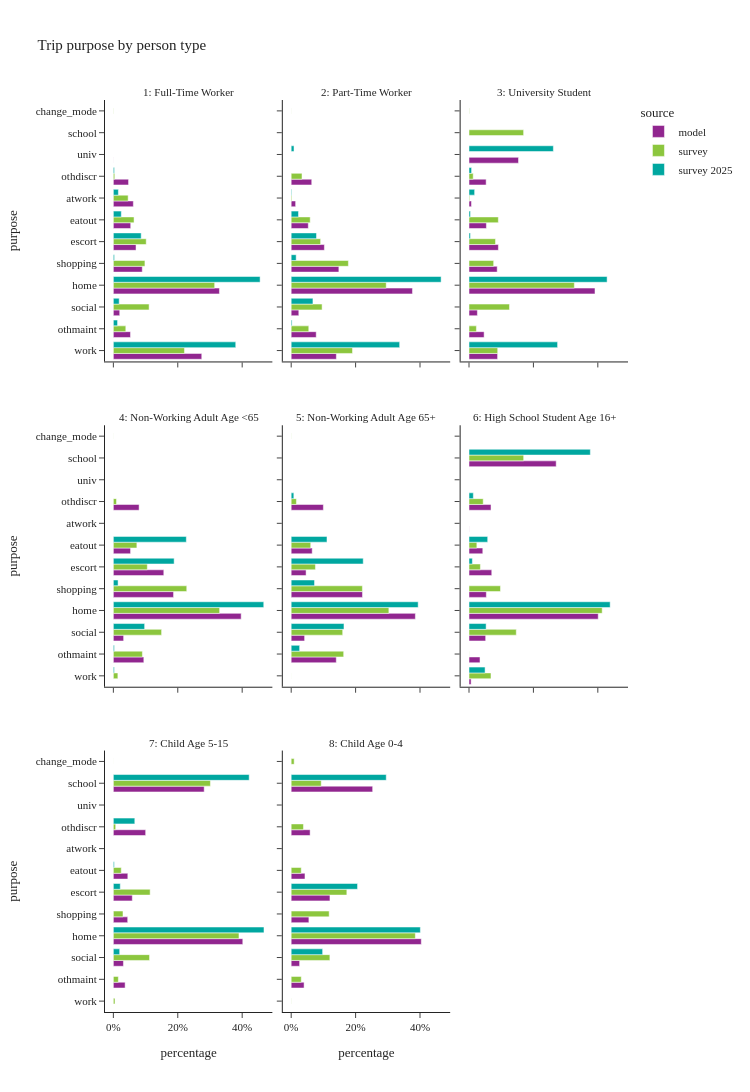

The notebook cell saved with this chart:
### Code cell
util.plot_share_facetbar(trip_data, 'trip_weight', share_col="purpose", title="Trip purpose by person type", 
                         facet_col="ptype_label", facet_col_wrap=3, height=1200)

### Figure 1 — Plotly figure (JSON) as saved in the notebook; plotly's stock layout.template omitted (floating-point values rounded to 4 significant figures)
{"data": [{"alignmentgroup": "True", "customdata": [[1676005], [324345], [120348], [2011176], [547817], [429479], [328829], [378606], [287791], [1681]], "hovertemplate": "source=model<br>ptype_label=1: Full-Time Worker<br>percentage=%{x}<br>purpose=%{y}<br>sample_size=%{customdata[0]}<extra></extra>", "legendgroup": "model", "marker": {"color": "#91268F", "pattern": {"shape": ""}}, "name": "model", "offsetgroup": "model", "orientation": "h", "showlegend": true, "textposition": "auto", "type": "bar", "x": [0.2745, 0.05312, 0.01971, 0.3294, 0.08972, 0.07034, 0.05385, 0.062, 0.04713, 0.0002753], "xaxis": "x7", "y": ["work", "othmaint", "social", "home", "shopping", "escort", "eatout", "atwork", "othdiscr", "univ"], "yaxis": "y7"}, {"alignmentgroup": "True", "customdata": [[180908], [100192], [30501], [485765], [191002], [132938], [68480], [17812], [82318]], "hovertemplate": "source=model<br>ptype_label=2: Part-Time Worker<br>percentage=%{x}<br>purpose=%{y}<br>sample_size=%{customdata[0]}<extra></extra>", "legendgroup": "model", "marker": {"color": "#91268F", "pattern": {"shape": ""}}, "name": "model", "offsetgroup": "model", "orientation": "h", "showlegend": false, "textposition": "auto", "type": "bar", "x": [0.1402, 0.07767, 0.02365, 0.3766, 0.1481, 0.1031, 0.05309, 0.01381, 0.06382], "xaxis": "x8", "y": ["work", "othmaint", "social", "home", "shopping", "escort", "eatout", "atwork", "othdiscr"], "yaxis": "y8"}, {"alignmentgroup": "True", "customdata": [[47703], [25222], [13962], [210307], [47041], [49040], [29024], [4073], [28588], [82595]], "hovertemplate": "source=model<br>ptype_label=3: University Student<br>percentage=%{x}<br>purpose=%{y}<br>sample_size=%{customdata[0]}<extra></extra>", "legendgroup": "model", "marker": {"color": "#91268F", "pattern": {"shape": ""}}, "name": "model", "offsetgroup": "model", "orientation": "h", "showlegend": false, "textposition": "auto", "type": "bar", "x": [0.08874, 0.04692, 0.02597, 0.3912, 0.08751, 0.09123, 0.05399, 0.007577, 0.05318, 0.1536], "xaxis": "x9", "y": ["work", "othmaint", "social", "home", "shopping", "escort", "eatout", "atwork", "othdiscr", "univ"], "yaxis": "y9"}, {"alignmentgroup": "True", "customdata": [[175867], [59214], [738037], [347517], [291184], [99234], [148551]], "hovertemplate": "source=model<br>ptype_label=4: Non-Working Adult Age <65<br>percentage=%{x}<br>purpose=%{y}<br>sample_size=%{customdata[0]}<extra></extra>", "legendgroup": "model", "marker": {"color": "#91268F", "pattern": {"shape": ""}}, "name": "model", "offsetgroup": "model", "orientation": "h", "showlegend": false, "textposition": "auto", "type": "bar", "x": [0.09457, 0.03184, 0.3969, 0.1869, 0.1566, 0.05336, 0.07988], "xaxis": "x4", "y": ["othmaint", "social", "home", "shopping", "escort", "eatout", "othdiscr"], "yaxis": "y4"}, {"alignmentgroup": "True", "customdata": [[209375], [62324], [576762], [331077], [69150], [97556], [149431]], "hovertemplate": "source=model<br>ptype_label=5: Non-Working Adult Age 65+<br>percentage=%{x}<br>purpose=%{y}<br>sample_size=%{customdata[0]}<extra></extra>", "legendgroup": "model", "marker": {"color": "#91268F", "pattern": {"shape": ""}}, "name": "model", "offsetgroup": "model", "orientation": "h", "showlegend": false, "textposition": "auto", "type": "bar", "x": [0.14, 0.04167, 0.3856, 0.2214, 0.04623, 0.06523, 0.09991], "xaxis": "x5", "y": ["othmaint", "social", "home", "shopping", "escort", "eatout", "othdiscr"], "yaxis": "y5"}, {"alignmentgroup": "True", "customdata": [[2436], [12805], [19374], [150422], [20157], [26464], [101470], [16039], [87], [25603]], "hovertemplate": "source=model<br>ptype_label=6: High School Student Age 16+<br>percentage=%{x}<br>purpose=%{y}<br>sample_size=%{customdata[0]}<extra></extra>", "legendgroup": "model", "marker": {"color": "#91268F", "pattern": {"shape": ""}}, "name": "model", "offsetgroup": "model", "orientation": "h", "showlegend": false, "textposition": "auto", "type": "bar", "x": [0.006498, 0.03416, 0.05168, 0.4013, 0.05377, 0.0706, 0.2707, 0.04279, 0.0002321, 0.0683], "xaxis": "x6", "y": ["work", "othmaint", "social", "home", "shopping", "escort", "school", "eatout", "atwork", "othdiscr"], "yaxis": "y6"}, {"alignmentgroup": "True", "customdata": [[56693], [48543], [624461], [69093], [91269], [438230], [69717], [155766]], "hovertemplate": "source=model<br>ptype_label=7: Child Age 5-15<br>percentage=%{x}<br>purpose=%{y}<br>sample_size=%{customdata[0]}<extra></extra>", "legendgroup": "model", "marker": {"color": "#91268F", "pattern": {"shape": ""}}, "name": "model", "offsetgroup": "model", "orientation": "h", "showlegend": false, "textposition": "auto", "type": "bar", "x": [0.03649, 0.03124, 0.4019, 0.04447, 0.05874, 0.282, 0.04487, 0.1003], "xaxis": "x", "y": ["othmaint", "social", "home", "shopping", "escort", "school", "eatout", "othdiscr"], "yaxis": "y"}, {"alignmentgroup": "True", "customdata": [[23222], [15178], [234534], [31896], [69855], [146863], [24862], [34094]], "hovertemplate": "source=model<br>ptype_label=8: Child Age 0-4<br>percentage=%{x}<br>purpose=%{y}<br>sample_size=%{customdata[0]}<extra></extra>", "legendgroup": "model", "marker": {"color": "#91268F", "pattern": {"shape": ""}}, "name": "model", "offsetgroup": "model", "orientation": "h", "showlegend": false, "textposition": "auto", "type": "bar", "x": [0.04, 0.02615, 0.404, 0.05495, 0.1203, 0.253, 0.04283, 0.05873], "xaxis": "x2", "y": ["othmaint", "social", "home", "shopping", "escort", "school", "eatout", "othdiscr"], "yaxis": "y2"}, {"alignmentgroup": "True", "customdata": [[2156], [336], [1266], [3418], [829], [641], [630], [374], [49], [16]], "hovertemplate": "source=survey<br>ptype_label=1: Full-Time Worker<br>percentage=%{x}<br>purpose=%{y}<br>sample_size=%{customdata[0]}<extra></extra>", "legendgroup": "survey", "marker": {"color": "#8CC63E", "pattern": {"shape": ""}}, "name": "survey", "offsetgroup": "survey", "orientation": "h", "showlegend": true, "textposition": "auto", "type": "bar", "x": [0.2208, 0.03858, 0.111, 0.3145, 0.098, 0.102, 0.06421, 0.04587, 0.004225, 0.0007776], "xaxis": "x7", "y": ["work", "othmaint", "social", "home", "shopping", "escort", "eatout", "atwork", "othdiscr", "change_mode"], "yaxis": "y7"}, {"alignmentgroup": "True", "customdata": [[505], [211], [467], [1011], [386], [240], [183], [29], [45], [3]], "hovertemplate": "source=survey<br>ptype_label=2: Part-Time Worker<br>percentage=%{x}<br>purpose=%{y}<br>sample_size=%{customdata[0]}<extra></extra>", "legendgroup": "survey", "marker": {"color": "#8CC63E", "pattern": {"shape": ""}}, "name": "survey", "offsetgroup": "survey", "orientation": "h", "showlegend": false, "textposition": "auto", "type": "bar", "x": [0.1904, 0.05458, 0.09596, 0.2951, 0.1776, 0.09136, 0.05901, 0.002115, 0.03359, 0.0002915], "xaxis": "x8", "y": ["work", "othmaint", "social", "home", "shopping", "escort", "eatout", "atwork", "othdiscr", "change_mode"], "yaxis": "y8"}, {"alignmentgroup": "True", "customdata": [[86], [29], [149], [343], [94], [51], [117], [58], [20], [49], [3]], "hovertemplate": "source=survey<br>ptype_label=3: University Student<br>percentage=%{x}<br>purpose=%{y}<br>sample_size=%{customdata[0]}<extra></extra>", "legendgroup": "survey", "marker": {"color": "#8CC63E", "pattern": {"shape": ""}}, "name": "survey", "offsetgroup": "survey", "orientation": "h", "showlegend": false, "textposition": "auto", "type": "bar", "x": [0.08909, 0.02293, 0.1257, 0.3271, 0.07654, 0.08233, 0.1696, 0.09108, 0.001982, 0.01301, 0.0007028], "xaxis": "x9", "y": ["work", "othmaint", "social", "home", "shopping", "escort", "school", "eatout", "atwork", "othdiscr", "change_mode"], "yaxis": "y9"}, {"alignmentgroup": "True", "customdata": [[21], [243], [514], [962], [550], [247], [185], [36], [2]], "hovertemplate": "source=survey<br>ptype_label=4: Non-Working Adult Age <65<br>percentage=%{x}<br>purpose=%{y}<br>sample_size=%{customdata[0]}<extra></extra>", "legendgroup": "survey", "marker": {"color": "#8CC63E", "pattern": {"shape": ""}}, "name": "survey", "offsetgroup": "survey", "orientation": "h", "showlegend": false, "textposition": "auto", "type": "bar", "x": [0.01397, 0.09015, 0.1497, 0.3299, 0.2279, 0.1054, 0.07298, 0.009673, 0.0003247], "xaxis": "x4", "y": ["work", "othmaint", "social", "home", "shopping", "escort", "eatout", "othdiscr", "change_mode"], "yaxis": "y4"}, {"alignmentgroup": "True", "customdata": [[2], [349], [567], [1015], [591], [190], [190], [71], [2]], "hovertemplate": "source=survey<br>ptype_label=5: Non-Working Adult Age 65+<br>percentage=%{x}<br>purpose=%{y}<br>sample_size=%{customdata[0]}<extra></extra>", "legendgroup": "survey", "marker": {"color": "#8CC63E", "pattern": {"shape": ""}}, "name": "survey", "offsetgroup": "survey", "orientation": "h", "showlegend": false, "textposition": "auto", "type": "bar", "x": [0.0001631, 0.163, 0.1599, 0.3033, 0.2211, 0.07528, 0.06064, 0.01618, 0.0004252], "xaxis": "x5", "y": ["work", "othmaint", "social", "home", "shopping", "escort", "eatout", "othdiscr", "change_mode"], "yaxis": "y5"}, {"alignmentgroup": "True", "customdata": [[10], [1], [35], [79], [10], [8], [45], [10], [4]], "hovertemplate": "source=survey<br>ptype_label=6: High School Student Age 16+<br>percentage=%{x}<br>purpose=%{y}<br>sample_size=%{customdata[0]}<extra></extra>", "legendgroup": "survey", "marker": {"color": "#8CC63E", "pattern": {"shape": ""}}, "name": "survey", "offsetgroup": "survey", "orientation": "h", "showlegend": false, "textposition": "auto", "type": "bar", "x": [0.06824, 0.0002865, 0.1468, 0.4136, 0.09771, 0.0353, 0.1697, 0.02434, 0.04405], "xaxis": "x6", "y": ["work", "othmaint", "social", "home", "shopping", "escort", "school", "eatout", "othdiscr"], "yaxis": "y6"}, {"alignmentgroup": "True", "customdata": [[9], [52], [218], [681], [53], [166], [484], [77], [29], [2]], "hovertemplate": "source=survey<br>ptype_label=7: Child Age 5-15<br>percentage=%{x}<br>purpose=%{y}<br>sample_size=%{customdata[0]}<extra></extra>", "legendgroup": "survey", "marker": {"color": "#8CC63E", "pattern": {"shape": ""}}, "name": "survey", "offsetgroup": "survey", "orientation": "h", "showlegend": false, "textposition": "auto", "type": "bar", "x": [0.004979, 0.0154, 0.1123, 0.39, 0.02987, 0.1142, 0.3014, 0.02448, 0.007198, 0.0001868], "xaxis": "x", "y": ["work", "othmaint", "social", "home", "shopping", "escort", "school", "eatout", "othdiscr", "change_mode"], "yaxis": "y"}, {"alignmentgroup": "True", "customdata": [[2], [23], [125], [273], [69], [124], [90], [46], [15], [2]], "hovertemplate": "source=survey<br>ptype_label=8: Child Age 0-4<br>percentage=%{x}<br>purpose=%{y}<br>sample_size=%{customdata[0]}<extra></extra>", "legendgroup": "survey", "marker": {"color": "#8CC63E", "pattern": {"shape": ""}}, "name": "survey", "offsetgroup": "survey", "orientation": "h", "showlegend": false, "textposition": "auto", "type": "bar", "x": [0.0005594, 0.0313, 0.1201, 0.3855, 0.1179, 0.1728, 0.09325, 0.03121, 0.03809, 0.009249], "xaxis": "x2", "y": ["work", "othmaint", "social", "home", "shopping", "escort", "school", "eatout", "othdiscr", "change_mode"], "yaxis": "y2"}, {"alignmentgroup": "True", "customdata": [[436], [16], [27], [506], [8], [61], [54], [30], [5]], "hovertemplate": "source=survey 2025<br>ptype_label=1: Full-Time Worker<br>percentage=%{x}<br>purpose=%{y}<br>sample_size=%{customdata[0]}<extra></extra>", "legendgroup": "survey 2025", "marker": {"color": "#00A7A0", "pattern": {"shape": ""}}, "name": "survey 2025", "offsetgroup": "survey 2025", "orientation": "h", "showlegend": true, "textposition": "auto", "type": "bar", "x": [0.38, 0.013, 0.01803, 0.4557, 0.00349, 0.08635, 0.02461, 0.01556, 0.003297], "xaxis": "x7", "y": ["work", "othmaint", "social", "home", "shopping", "escort", "eatout", "atwork", "othdiscr"], "yaxis": "y7"}, {"alignmentgroup": "True", "customdata": [[63], [2], [9], [90], [5], [17], [11], [2], [2]], "hovertemplate": "source=survey 2025<br>ptype_label=2: Part-Time Worker<br>percentage=%{x}<br>purpose=%{y}<br>sample_size=%{customdata[0]}<extra></extra>", "legendgroup": "survey 2025", "marker": {"color": "#00A7A0", "pattern": {"shape": ""}}, "name": "survey 2025", "offsetgroup": "survey 2025", "orientation": "h", "showlegend": false, "textposition": "auto", "type": "bar", "x": [0.3368, 0.002718, 0.06758, 0.4656, 0.01544, 0.07861, 0.02273, 0.001789, 0.008739], "xaxis": "x8", "y": ["work", "othmaint", "social", "home", "shopping", "escort", "eatout", "atwork", "univ"], "yaxis": "y8"}, {"alignmentgroup": "True", "customdata": [[18], [34], [2], [1], [2], [3], [20]], "hovertemplate": "source=survey 2025<br>ptype_label=3: University Student<br>percentage=%{x}<br>purpose=%{y}<br>sample_size=%{customdata[0]}<extra></extra>", "legendgroup": "survey 2025", "marker": {"color": "#00A7A0", "pattern": {"shape": ""}}, "name": "survey 2025", "offsetgroup": "survey 2025", "orientation": "h", "showlegend": false, "textposition": "auto", "type": "bar", "x": [0.275, 0.4289, 0.004294, 0.004439, 0.01743, 0.007958, 0.262], "xaxis": "x9", "y": ["work", "home", "escort", "eatout", "atwork", "othdiscr", "univ"], "yaxis": "y9"}, {"alignmentgroup": "True", "customdata": [[1], [2], [13], [49], [3], [23], [16]], "hovertemplate": "source=survey 2025<br>ptype_label=4: Non-Working Adult Age <65<br>percentage=%{x}<br>purpose=%{y}<br>sample_size=%{customdata[0]}<extra></extra>", "legendgroup": "survey 2025", "marker": {"color": "#00A7A0", "pattern": {"shape": ""}}, "name": "survey 2025", "offsetgroup": "survey 2025", "orientation": "h", "showlegend": false, "textposition": "auto", "type": "bar", "x": [0.002944, 0.003083, 0.09711, 0.467, 0.01461, 0.1887, 0.2266], "xaxis": "x4", "y": ["work", "othmaint", "social", "home", "shopping", "escort", "eatout"], "yaxis": "y4"}, {"alignmentgroup": "True", "customdata": [[16], [47], [109], [12], [15], [45], [5]], "hovertemplate": "source=survey 2025<br>ptype_label=5: Non-Working Adult Age 65+<br>percentage=%{x}<br>purpose=%{y}<br>sample_size=%{customdata[0]}<extra></extra>", "legendgroup": "survey 2025", "marker": {"color": "#00A7A0", "pattern": {"shape": ""}}, "name": "survey 2025", "offsetgroup": "survey 2025", "orientation": "h", "showlegend": false, "textposition": "auto", "type": "bar", "x": [0.02623, 0.1639, 0.3943, 0.07246, 0.2237, 0.1112, 0.008186], "xaxis": "x5", "y": ["othmaint", "social", "home", "shopping", "escort", "eatout", "othdiscr"], "yaxis": "y5"}, {"alignmentgroup": "True", "customdata": [[2], [1], [33], [2], [29], [4], [3]], "hovertemplate": "source=survey 2025<br>ptype_label=6: High School Student Age 16+<br>percentage=%{x}<br>purpose=%{y}<br>sample_size=%{customdata[0]}<extra></extra>", "legendgroup": "survey 2025", "marker": {"color": "#00A7A0", "pattern": {"shape": ""}}, "name": "survey 2025", "offsetgroup": "survey 2025", "orientation": "h", "showlegend": false, "textposition": "auto", "type": "bar", "x": [0.0499, 0.05312, 0.4383, 0.01041, 0.3768, 0.05801, 0.01345], "xaxis": "x6", "y": ["work", "social", "home", "escort", "school", "eatout", "othdiscr"], "yaxis": "y6"}, {"alignmentgroup": "True", "customdata": [[1], [8], [137], [7], [131], [3], [7]], "hovertemplate": "source=survey 2025<br>ptype_label=7: Child Age 5-15<br>percentage=%{x}<br>purpose=%{y}<br>sample_size=%{customdata[0]}<extra></extra>", "legendgroup": "survey 2025", "marker": {"color": "#00A7A0", "pattern": {"shape": ""}}, "name": "survey 2025", "offsetgroup": "survey 2025", "orientation": "h", "showlegend": false, "textposition": "auto", "type": "bar", "x": [8.877e-05, 0.01958, 0.4677, 0.02143, 0.4218, 0.002867, 0.06654], "xaxis": "x", "y": ["othmaint", "social", "home", "escort", "school", "eatout", "othdiscr"], "yaxis": "y"}, {"alignmentgroup": "True", "customdata": [[3], [26], [1], [8], [22]], "hovertemplate": "source=survey 2025<br>ptype_label=8: Child Age 0-4<br>percentage=%{x}<br>purpose=%{y}<br>sample_size=%{customdata[0]}<extra></extra>", "legendgroup": "survey 2025", "marker": {"color": "#00A7A0", "pattern": {"shape": ""}}, "name": "survey 2025", "offsetgroup": "survey 2025", "orientation": "h", "showlegend": false, "textposition": "auto", "type": "bar", "x": [0.09767, 0.4011, -1.795e-05, 0.2061, 0.2952], "xaxis": "x2", "y": ["social", "home", "shopping", "escort", "school"], "yaxis": "y2"}], "layout": {"annotations": [{"font": {}, "showarrow": false, "text": "7: Child Age 5-15", "x": 0.16, "xanchor": "center", "xref": "paper", "y": 0.2867, "yanchor": "bottom", "yref": "paper"}, {"font": {}, "showarrow": false, "text": "8: Child Age 0-4", "x": 0.5, "xanchor": "center", "xref": "paper", "y": 0.2867, "yanchor": "bottom", "yref": "paper"}, {"font": {}, "showarrow": false, "text": "4: Non-Working Adult Age <65", "x": 0.16, "xanchor": "center", "xref": "paper", "y": 0.6433, "yanchor": "bottom", "yref": "paper"}, {"font": {}, "showarrow": false, "text": "5: Non-Working Adult Age 65+", "x": 0.5, "xanchor": "center", "xref": "paper", "y": 0.6433, "yanchor": "bottom", "yref": "paper"}, {"font": {}, "showarrow": false, "text": "6: High School Student Age 16+", "x": 0.84, "xanchor": "center", "xref": "paper", "y": 0.6433, "yanchor": "bottom", "yref": "paper"}, {"font": {}, "showarrow": false, "text": "1: Full-Time Worker", "x": 0.16, "xanchor": "center", "xref": "paper", "y": 1.0, "yanchor": "bottom", "yref": "paper"}, {"font": {}, "showarrow": false, "text": "2: Part-Time Worker", "x": 0.5, "xanchor": "center", "xref": "paper", "y": 1.0, "yanchor": "bottom", "yref": "paper"}, {"font": {}, "showarrow": false, "text": "3: University Student", "x": 0.84, "xanchor": "center", "xref": "paper", "y": 1.0, "yanchor": "bottom", "yref": "paper"}], "barmode": "group", "height": 1200, "legend": {"title": {"text": "source"}, "tracegroupgap": 0}, "title": {"text": "Trip purpose by person type"}, "width": 750, "xaxis": {"anchor": "y", "domain": [0.0, 0.32], "tickformat": ".0%", "title": {"text": "percentage"}}, "xaxis2": {"anchor": "y2", "domain": [0.34, 0.66], "matches": "x", "tickformat": ".0%", "title": {"text": "percentage"}}, "xaxis3": {"anchor": "y3", "domain": [0.68, 1.0], "matches": "x", "title": {"text": "percentage"}}, "xaxis4": {"anchor": "y4", "domain": [0.0, 0.32], "matches": "x", "showticklabels": false}, "xaxis5": {"anchor": "y5", "domain": [0.34, 0.66], "matches": "x", "showticklabels": false}, "xaxis6": {"anchor": "y6", "domain": [0.68, 1.0], "matches": "x", "showticklabels": false}, "xaxis7": {"anchor": "y7", "domain": [0.0, 0.32], "matches": "x", "showticklabels": false}, "xaxis8": {"anchor": "y8", "domain": [0.34, 0.66], "matches": "x", "showticklabels": false}, "xaxis9": {"anchor": "y9", "domain": [0.68, 1.0], "matches": "x", "showticklabels": false}, "yaxis": {"anchor": "x", "domain": [0.0, 0.2867], "title": {"text": "purpose"}}, "yaxis2": {"anchor": "x2", "domain": [0.0, 0.2867], "matches": "y", "showticklabels": false}, "yaxis3": {"anchor": "x3", "domain": [0.0, 0.2867], "matches": "y", "showticklabels": false}, "yaxis4": {"anchor": "x4", "domain": [0.3567, 0.6433], "matches": "y", "title": {"text": "purpose"}}, "yaxis5": {"anchor": "x5", "domain": [0.3567, 0.6433], "matches": "y", "showticklabels": false}, "yaxis6": {"anchor": "x6", "domain": [0.3567, 0.6433], "matches": "y", "showticklabels": false}, "yaxis7": {"anchor": "x7", "domain": [0.7133, 1.0], "matches": "y", "title": {"text": "purpose"}}, "yaxis8": {"anchor": "x8", "domain": [0.7133, 1.0], "matches": "y", "showticklabels": false}, "yaxis9": {"anchor": "x9", "domain": [0.7133, 1.0], "matches": "y", "showticklabels": false}}}
